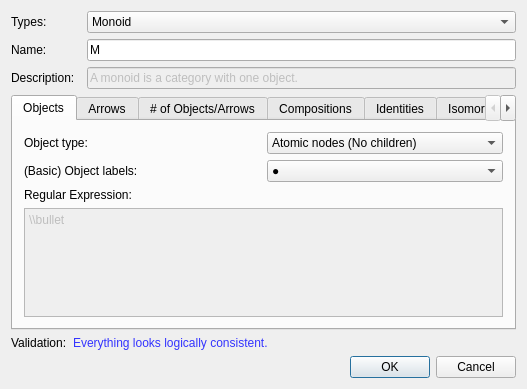
<?xml version="1.0" encoding="UTF-8"?>
<ui version="4.0">
 <class>CategoryClass</class>
 <widget class="QDialog" name="CategoryClass">
  <property name="geometry">
   <rect>
    <x>0</x>
    <y>0</y>
    <width>527</width>
    <height>389</height>
   </rect>
  </property>
  <property name="windowTitle">
   <string>Category</string>
  </property>
  <layout class="QGridLayout" name="gridLayout">
   <item row="5" column="0" colspan="4">
    <widget class="QDialogButtonBox" name="buttonBox">
     <property name="enabled">
      <bool>true</bool>
     </property>
     <property name="standardButtons">
      <set>QDialogButtonBox::Cancel|QDialogButtonBox::Ok</set>
     </property>
    </widget>
   </item>
   <item row="2" column="0" colspan="2">
    <widget class="QLabel" name="label_4">
     <property name="text">
      <string>Description:</string>
     </property>
    </widget>
   </item>
   <item row="1" column="3">
    <widget class="QLineEdit" name="categoryName">
     <property name="text">
      <string>M</string>
     </property>
    </widget>
   </item>
   <item row="0" column="3">
    <widget class="QComboBox" name="categoryTypes">
     <item>
      <property name="text">
       <string>Monoid</string>
      </property>
     </item>
     <item>
      <property name="text">
       <string>Custom Type</string>
      </property>
     </item>
    </widget>
   </item>
   <item row="1" column="0" colspan="2">
    <widget class="QLabel" name="label">
     <property name="text">
      <string>Name:</string>
     </property>
    </widget>
   </item>
   <item row="3" column="0" colspan="4">
    <widget class="QTabWidget" name="propertyTabs">
     <property name="enabled">
      <bool>true</bool>
     </property>
     <property name="currentIndex">
      <number>0</number>
     </property>
     <widget class="QWidget" name="objectsTab">
      <attribute name="title">
       <string>Objects</string>
      </attribute>
      <layout class="QGridLayout" name="gridLayout_16">
       <item row="0" column="0">
        <widget class="QLabel" name="label_24">
         <property name="text">
          <string>Object type:</string>
         </property>
        </widget>
       </item>
       <item row="0" column="1">
        <widget class="QComboBox" name="objectType">
         <item>
          <property name="text">
           <string>Atomic nodes (No children)</string>
          </property>
         </item>
        </widget>
       </item>
       <item row="1" column="0">
        <widget class="QLabel" name="label_25">
         <property name="text">
          <string>(Basic) Object labels:</string>
         </property>
        </widget>
       </item>
       <item row="1" column="1">
        <widget class="QComboBox" name="objectLabels">
         <item>
          <property name="text">
           <string>●</string>
          </property>
         </item>
         <item>
          <property name="text">
           <string>*</string>
          </property>
         </item>
         <item>
          <property name="text">
           <string>Latin upper (with prime ticks)</string>
          </property>
         </item>
         <item>
          <property name="text">
           <string>Latin upper (with prime ticks) or 0</string>
          </property>
         </item>
         <item>
          <property name="text">
           <string>Custom Regex</string>
          </property>
         </item>
        </widget>
       </item>
       <item row="2" column="0">
        <widget class="QLabel" name="label_26">
         <property name="text">
          <string>Regular Expression:</string>
         </property>
        </widget>
       </item>
       <item row="3" column="0" colspan="2">
        <widget class="QPlainTextEdit" name="objectLabelRegex">
         <property name="enabled">
          <bool>false</bool>
         </property>
         <property name="plainText">
          <string>\\bullet</string>
         </property>
        </widget>
       </item>
      </layout>
     </widget>
     <widget class="QWidget" name="arrowsTab">
      <attribute name="title">
       <string>Arrows</string>
      </attribute>
      <layout class="QGridLayout" name="gridLayout_17">
       <item row="0" column="0">
        <widget class="QLabel" name="label_29">
         <property name="text">
          <string>Arrow type:</string>
         </property>
        </widget>
       </item>
       <item row="0" column="1">
        <widget class="QComboBox" name="arrowType">
         <item>
          <property name="text">
           <string>General morphisms</string>
          </property>
         </item>
         <item>
          <property name="text">
           <string>Isomorphisms</string>
          </property>
         </item>
         <item>
          <property name="text">
           <string>Set maps</string>
          </property>
         </item>
         <item>
          <property name="text">
           <string>Left R-module homomorphisms</string>
          </property>
         </item>
         <item>
          <property name="text">
           <string>Right R-module homomorphisms</string>
          </property>
         </item>
         <item>
          <property name="text">
           <string>General functors</string>
          </property>
         </item>
         <item>
          <property name="text">
           <string>Functor isomorphisms</string>
          </property>
         </item>
        </widget>
       </item>
       <item row="1" column="0">
        <widget class="QLabel" name="label_28">
         <property name="text">
          <string>(Basic) Object labels:</string>
         </property>
        </widget>
       </item>
       <item row="1" column="1">
        <widget class="QComboBox" name="arrowLabels">
         <item>
          <property name="text">
           <string>Latin lower (with prime ticks)</string>
          </property>
         </item>
         <item>
          <property name="text">
           <string>Latin lower (with prime ticks) or 0</string>
          </property>
         </item>
         <item>
          <property name="text">
           <string>Latin upper (with prime ticks)</string>
          </property>
         </item>
         <item>
          <property name="text">
           <string>Latin upper (with prime ticks) or 0</string>
          </property>
         </item>
         <item>
          <property name="text">
           <string>Custom Regex</string>
          </property>
         </item>
        </widget>
       </item>
       <item row="2" column="0" colspan="2">
        <widget class="QLabel" name="label_27">
         <property name="text">
          <string>Regular Expression:</string>
         </property>
        </widget>
       </item>
       <item row="3" column="0" colspan="2">
        <widget class="QPlainTextEdit" name="arrowLabelRegex">
         <property name="enabled">
          <bool>false</bool>
         </property>
         <property name="plainText">
          <string>[a-z]'*</string>
         </property>
        </widget>
       </item>
      </layout>
     </widget>
     <widget class="QWidget" name="tab">
      <attribute name="title">
       <string># of Objects/Arrows</string>
      </attribute>
      <layout class="QGridLayout" name="gridLayout_6">
       <item row="0" column="1">
        <widget class="QSpinBox" name="numberOfObjects">
         <property name="enabled">
          <bool>false</bool>
         </property>
         <property name="suffix">
          <string/>
         </property>
         <property name="prefix">
          <string/>
         </property>
         <property name="minimum">
          <number>-1</number>
         </property>
         <property name="maximum">
          <number>999999999</number>
         </property>
         <property name="value">
          <number>1</number>
         </property>
        </widget>
       </item>
       <item row="2" column="1" colspan="2">
        <widget class="QCheckBox" name="checkBox_3">
         <property name="enabled">
          <bool>false</bool>
         </property>
         <property name="text">
          <string>Is a locally small category</string>
         </property>
         <property name="checked">
          <bool>true</bool>
         </property>
        </widget>
       </item>
       <item row="1" column="1">
        <widget class="QSpinBox" name="numberOfArrows">
         <property name="enabled">
          <bool>true</bool>
         </property>
         <property name="suffix">
          <string/>
         </property>
         <property name="prefix">
          <string/>
         </property>
         <property name="minimum">
          <number>-2</number>
         </property>
         <property name="maximum">
          <number>999999999</number>
         </property>
         <property name="singleStep">
          <number>1</number>
         </property>
         <property name="value">
          <number>-1</number>
         </property>
        </widget>
       </item>
       <item row="0" column="2">
        <widget class="QLabel" name="label_6">
         <property name="text">
          <string>  (-1 = ∞)</string>
         </property>
        </widget>
       </item>
       <item row="0" column="0">
        <widget class="QLabel" name="label_2">
         <property name="text">
          <string>Number of objects:</string>
         </property>
        </widget>
       </item>
       <item row="1" column="2">
        <widget class="QLabel" name="label_8">
         <property name="text">
          <string>  (-1 = ∞, -2 = it varies)</string>
         </property>
        </widget>
       </item>
       <item row="2" column="0">
        <widget class="QCheckBox" name="checkBox_2">
         <property name="enabled">
          <bool>false</bool>
         </property>
         <property name="text">
          <string>Is a small category</string>
         </property>
         <property name="checked">
          <bool>true</bool>
         </property>
        </widget>
       </item>
       <item row="1" column="0">
        <widget class="QLabel" name="label_7">
         <property name="text">
          <string>Number of arrows in Hom(A,B):</string>
         </property>
        </widget>
       </item>
      </layout>
     </widget>
     <widget class="QWidget" name="compositionsTab">
      <attribute name="title">
       <string>Compositions</string>
      </attribute>
      <layout class="QGridLayout" name="gridLayout_7">
       <item row="0" column="0">
        <widget class="QLabel" name="label_10">
         <property name="text">
          <string>The composition of f:X→Y and g:Y→Z is written:</string>
         </property>
        </widget>
       </item>
       <item row="0" column="1" colspan="2">
        <widget class="QLineEdit" name="lineEdit_5">
         <property name="text">
          <string>gf</string>
         </property>
        </widget>
       </item>
       <item row="1" column="0" colspan="2">
        <widget class="QLabel" name="label_11">
         <property name="text">
          <string>The composition of f:X→Y and g⁻¹:Y→Z (if it exists) is written:</string>
         </property>
        </widget>
       </item>
       <item row="1" column="2">
        <widget class="QLineEdit" name="lineEdit_6">
         <property name="text">
          <string>g^{-1}f</string>
         </property>
        </widget>
       </item>
      </layout>
     </widget>
     <widget class="QWidget" name="identitiesTab">
      <attribute name="title">
       <string>Identities</string>
      </attribute>
      <layout class="QGridLayout" name="gridLayout_5">
       <item row="0" column="2">
        <widget class="QLabel" name="label_5">
         <property name="text">
          <string/>
         </property>
        </widget>
       </item>
       <item row="0" column="3">
        <widget class="QLineEdit" name="lineEdit_4">
         <property name="text">
          <string>1</string>
         </property>
        </widget>
       </item>
       <item row="0" column="0" colspan="2">
        <widget class="QCheckBox" name="checkBox">
         <property name="enabled">
          <bool>false</bool>
         </property>
         <property name="text">
          <string>Each object X has an identity arrow:</string>
         </property>
         <property name="checked">
          <bool>true</bool>
         </property>
        </widget>
       </item>
      </layout>
     </widget>
     <widget class="QWidget" name="isomorphismsTab">
      <attribute name="title">
       <string>Isomorphisms</string>
      </attribute>
      <layout class="QGridLayout" name="gridLayout_8">
       <item row="0" column="0" colspan="3">
        <widget class="QCheckBox" name="checkBox_4">
         <property name="text">
          <string>Every arrow f is invertible</string>
         </property>
        </widget>
       </item>
       <item row="1" column="0" rowspan="2" colspan="2">
        <widget class="QLabel" name="label_13">
         <property name="text">
          <string>If it exists, f⁻¹ is written:</string>
         </property>
        </widget>
       </item>
       <item row="1" column="2" rowspan="2">
        <widget class="QLineEdit" name="lineEdit_7">
         <property name="text">
          <string>f^{-1}</string>
         </property>
        </widget>
       </item>
       <item row="2" column="1">
        <widget class="QLabel" name="label_12">
         <property name="text">
          <string/>
         </property>
        </widget>
       </item>
      </layout>
     </widget>
     <widget class="QWidget" name="initialTerminalObjectsTab">
      <attribute name="title">
       <string>Initial/Terminal Objects</string>
      </attribute>
      <layout class="QGridLayout" name="gridLayout_2">
       <item row="0" column="0">
        <widget class="QCheckBox" name="hasZeroObject">
         <property name="enabled">
          <bool>true</bool>
         </property>
         <property name="text">
          <string>Has a zero object:</string>
         </property>
         <property name="checked">
          <bool>false</bool>
         </property>
        </widget>
       </item>
       <item row="0" column="1" colspan="2">
        <widget class="QLineEdit" name="zeroObject">
         <property name="enabled">
          <bool>true</bool>
         </property>
         <property name="text">
          <string>0</string>
         </property>
        </widget>
       </item>
       <item row="1" column="0" colspan="2">
        <widget class="QCheckBox" name="hasInitialObject">
         <property name="enabled">
          <bool>true</bool>
         </property>
         <property name="text">
          <string>Has an initial object:</string>
         </property>
         <property name="checked">
          <bool>false</bool>
         </property>
        </widget>
       </item>
       <item row="2" column="0" colspan="2">
        <widget class="QCheckBox" name="hasTerminalObject">
         <property name="enabled">
          <bool>true</bool>
         </property>
         <property name="text">
          <string>Has a terminal object:</string>
         </property>
         <property name="checked">
          <bool>false</bool>
         </property>
        </widget>
       </item>
       <item row="2" column="2">
        <widget class="QLineEdit" name="terminalObject">
         <property name="enabled">
          <bool>true</bool>
         </property>
         <property name="text">
          <string>\{*\}</string>
         </property>
        </widget>
       </item>
       <item row="1" column="2">
        <widget class="QLineEdit" name="initialObject">
         <property name="enabled">
          <bool>true</bool>
         </property>
         <property name="text">
          <string>\varnothing</string>
         </property>
        </widget>
       </item>
      </layout>
     </widget>
     <widget class="QWidget" name="productsTab">
      <attribute name="title">
       <string>(Co)products</string>
      </attribute>
      <layout class="QGridLayout" name="gridLayout_3">
       <item row="0" column="2">
        <widget class="QLineEdit" name="binaryProduct">
         <property name="enabled">
          <bool>true</bool>
         </property>
         <property name="text">
          <string>A\times B</string>
         </property>
        </widget>
       </item>
       <item row="0" column="0">
        <widget class="QCheckBox" name="hasBinaryProducts">
         <property name="enabled">
          <bool>true</bool>
         </property>
         <property name="text">
          <string>Any two objects A,B have a binary product:</string>
         </property>
         <property name="checked">
          <bool>false</bool>
         </property>
        </widget>
       </item>
      </layout>
     </widget>
     <widget class="QWidget" name="nameParametersTab">
      <attribute name="title">
       <string>Name Parameters</string>
      </attribute>
      <layout class="QGridLayout" name="gridLayout_4">
       <item row="0" column="0">
        <widget class="QLabel" name="label_3">
         <property name="text">
          <string>Parameter(s):</string>
         </property>
        </widget>
       </item>
       <item row="0" column="1">
        <widget class="QLineEdit" name="nameParametersCSV">
         <property name="enabled">
          <bool>true</bool>
         </property>
         <property name="text">
          <string/>
         </property>
         <property name="placeholderText">
          <string>A comma-separated list of typed parameters such as R:Ring</string>
         </property>
        </widget>
       </item>
      </layout>
     </widget>
    </widget>
   </item>
   <item row="2" column="3">
    <widget class="QLineEdit" name="lineEdit_3">
     <property name="enabled">
      <bool>false</bool>
     </property>
     <property name="text">
      <string>A monoid is a category with one object.</string>
     </property>
    </widget>
   </item>
   <item row="4" column="0">
    <widget class="QLabel" name="label_30">
     <property name="text">
      <string>Validation:</string>
     </property>
    </widget>
   </item>
   <item row="4" column="1" colspan="3">
    <widget class="QLabel" name="label_31">
     <property name="styleSheet">
      <string notr="true">color:rgb(51,51,255)</string>
     </property>
     <property name="text">
      <string>Everything looks logically consistent.</string>
     </property>
    </widget>
   </item>
   <item row="0" column="0" colspan="3">
    <widget class="QLabel" name="label_9">
     <property name="text">
      <string>Types:</string>
     </property>
    </widget>
   </item>
  </layout>
 </widget>
 <layoutdefault spacing="6" margin="11"/>
 <tabstops>
  <tabstop>categoryTypes</tabstop>
  <tabstop>categoryName</tabstop>
  <tabstop>lineEdit_3</tabstop>
  <tabstop>propertyTabs</tabstop>
  <tabstop>objectType</tabstop>
  <tabstop>objectLabels</tabstop>
  <tabstop>objectLabelRegex</tabstop>
  <tabstop>arrowType</tabstop>
  <tabstop>arrowLabels</tabstop>
  <tabstop>arrowLabelRegex</tabstop>
  <tabstop>numberOfObjects</tabstop>
  <tabstop>numberOfArrows</tabstop>
  <tabstop>checkBox_2</tabstop>
  <tabstop>checkBox_3</tabstop>
  <tabstop>lineEdit_5</tabstop>
  <tabstop>lineEdit_6</tabstop>
  <tabstop>checkBox</tabstop>
  <tabstop>lineEdit_4</tabstop>
  <tabstop>checkBox_4</tabstop>
  <tabstop>lineEdit_7</tabstop>
  <tabstop>hasZeroObject</tabstop>
  <tabstop>zeroObject</tabstop>
  <tabstop>hasInitialObject</tabstop>
  <tabstop>initialObject</tabstop>
  <tabstop>hasTerminalObject</tabstop>
  <tabstop>terminalObject</tabstop>
  <tabstop>hasBinaryProducts</tabstop>
  <tabstop>binaryProduct</tabstop>
  <tabstop>nameParametersCSV</tabstop>
 </tabstops>
 <resources/>
 <connections/>
</ui>
